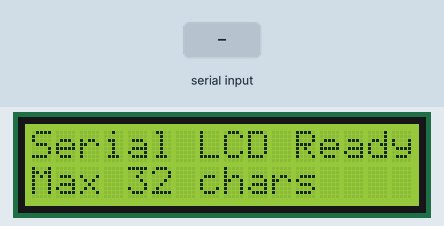
The sketch below on a simulated Arduino Uno, built with avr-gcc and run on an emulated ATmega328P. Shown: 16×2 character LCD. Inputs (shaded band) come from the test bench. What the sketch prints to the serial monitor is not drawn.

Above: at 1.3 s.
1.4 s: "1\n" received over Serial
At 2.6 s:
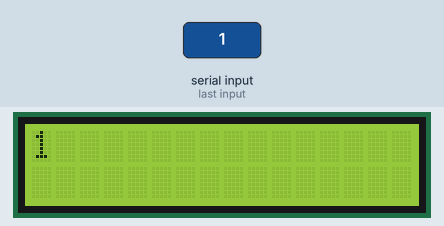
2.9 s: byte 10 ('\n') received over Serial
At 3.6 s:
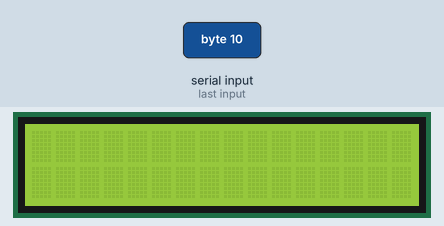
4.4 s: "0\n" received over Serial
At 4.8 s:
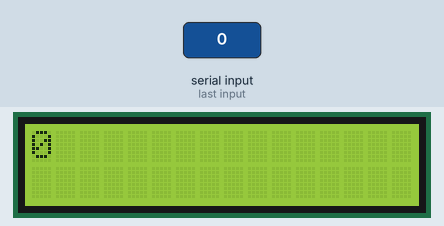
Timing chart, 0 to 7.4 s (numbered marks = the images above; inputs shaded):
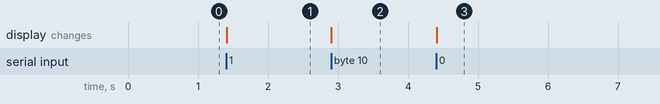

Measured:
- after the input at 1.4 s, the display: changes at once (image 1)
- after the input at 2.9 s, the display: changes at once (image 2)
- after the input at 4.4 s, the display: changes at once (image 3)

The sketch:

serial_lcd_display.ino
```cpp
// 16x2 LCD용 LiquidCrystal_I2C 라이브러리
#include <LiquidCrystal_I2C.h>

// 16x2 LCD의 I2C 주소는 보통 0x27 또는 0x3F입니다.
// 사용 중인 LCD의 주소에 맞게 변경하세요.
LiquidCrystal_I2C lcd(0x27, 16, 2);

// 시리얼 입력을 저장할 변수
String inputString = "";
bool stringComplete = false;  // 문자열 입력 완료 여부

void setup() {
  // 시리얼 통신 초기화 (9600 bps)
  Serial.begin(9600);

  // LCD 초기화
  lcd.init();
  lcd.backlight();

  // 시작 메시지 표시
  lcd.setCursor(0, 0);
  lcd.print("Serial LCD Ready");
  lcd.setCursor(0, 1);
  lcd.print("Max 32 chars");

  // 시리얼 모니터에 안내 메시지 출력
  Serial.println("=== Serial to LCD Display ===");
  Serial.println("Send up to 32 characters");
  Serial.println("Auto-split into 2 lines (16 chars each)");
}

void loop() {
  // 시리얼 데이터가 있으면 읽기
  if (Serial.available()) {
    char inChar = (char)Serial.read();

    // 줄바꿈 문자가 오면 문자열 처리
    if (inChar == '\n') {
      stringComplete = true;
    } else if (inChar != '\r') {  // 캐리지 리턴은 무시
      inputString += inChar;
    }
  }

  // 문자열 입력이 완료되면 LCD에 표시
  if (stringComplete) {
    processInput();
    inputString = "";
    stringComplete = false;
  }
}

void processInput() {
  // 최대 32글자로 제한
  if (inputString.length() > 32) {
    inputString = inputString.substring(0, 32);
  }

  // 입력받은 문자열을 시리얼 모니터에 에코
  Serial.print("Received: ");
  Serial.println(inputString);

  // LCD 화면 지우기
  lcd.clear();

  // 첫 번째 줄 표시 (0~15번째 문자)
  lcd.setCursor(0, 0);
  if (inputString.length() > 0) {
    String line1 = inputString.substring(0, min(16, (int)inputString.length()));
    lcd.print(line1);
  }

  // 두 번째 줄 표시 (16~31번째 문자)
  if (inputString.length() > 16) {
    lcd.setCursor(0, 1);
    String line2 = inputString.substring(16);
    lcd.print(line2);
  }

  Serial.println("Displayed on LCD");
}
```
